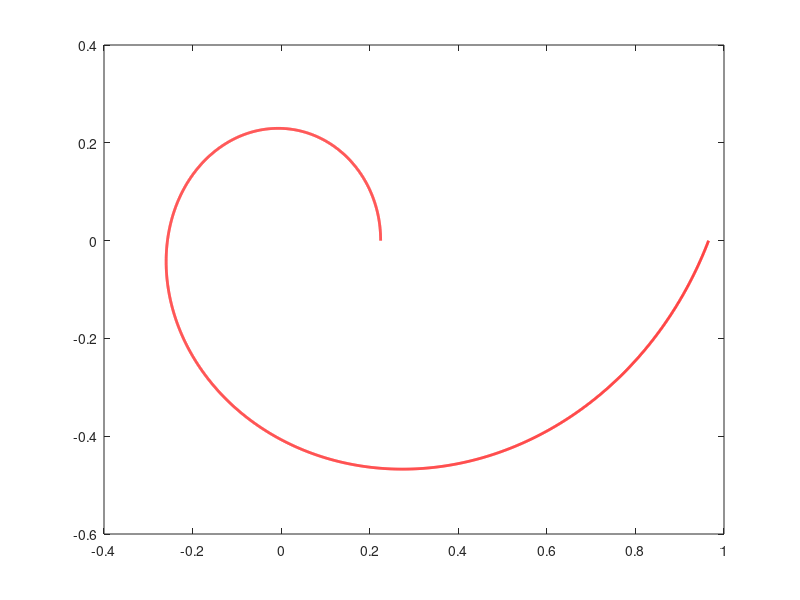

Write MATLAB code to recreate this figure.
% close all
% clear all
% clc

c=-1;
d=1;
b=1;
a=0.05;
a2=1.1;
c1=1000;
t=0:0.001:2*pi;
theta=0:0.001:2*pi;

r1=1i*sqrt(a)*exp(a*(c1+t))./sqrt(-1+c*exp(2*a*(c1+t)));
c2=-2*pi;
r2=1i*sqrt(a2)*exp(a2*(c2+t))./sqrt(-1+c*exp(2*a2*(c2+t)));
% % 
r=r2+r1(end);
% 
x=r.*cos(theta);
y=r.*sin(theta);

plot(x,y,'r','linewidth',2);


%%
% p=parameters(0.05,1,-1,1);
% p.x0=[sqrt(-p.a(1)/p.c(1)) 0];
% p.dt=0.001;
% p.tspan=0:p.dt:30;
% p.tau=1;
% p.dp=p.a+0.1;
% p.a=[p.a p.a+p.dp p.a];
% 
% [t,tp,x,xp]=hopf_ode(p);
% 
% hold on;plot(xp(1:1000,1),xp(1:1000,2),'r')
% plot(x(:,1),x(:,2),'k')